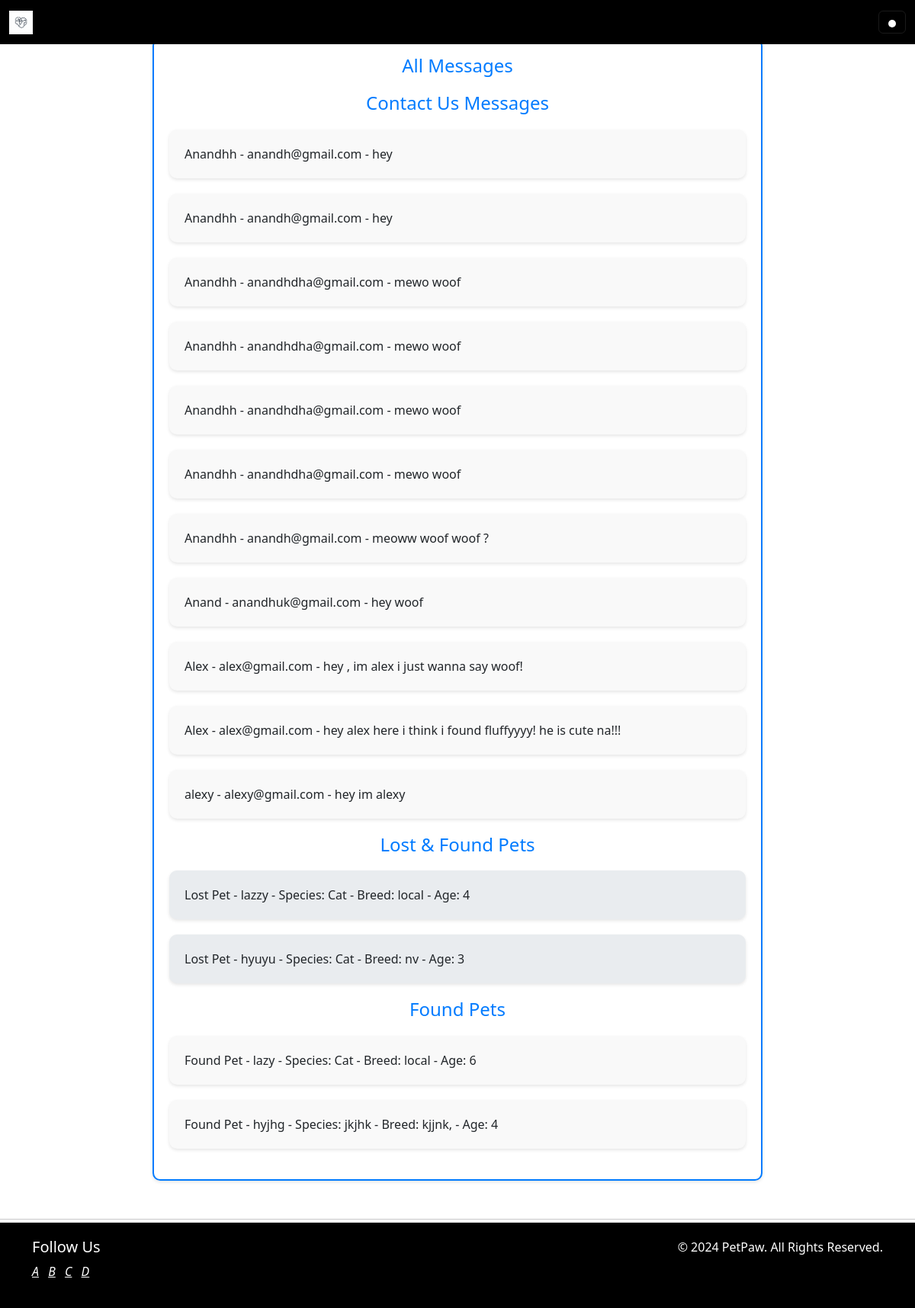
The app's page /all-messages/ (signed in) with its own data.
### pets/models.py (models this page shows, shortened)
class ContactSubmission(models.Model):
    name = models.CharField(max_length=100)
    email = models.EmailField(default='example@example.com')
    message = models.TextField()

class LostPet(models.Model):
    name = models.CharField(max_length=100)
    species = models.CharField(max_length=100)
    breed = models.CharField(max_length=100)
    age = models.IntegerField()
    image = models.ImageField(upload_to='lost_pets/')
    date_lost = models.DateField()

class FoundPet(models.Model):
    name = models.CharField(max_length=100)
    species = models.CharField(max_length=100)
    breed = models.CharField(max_length=100)
    age = models.IntegerField()
    image = models.ImageField(upload_to='found_pets/')
    date_found = models.DateField()

### coordinator/views.py (the view)
# urls.py: path('all-messages/', all_messages, name='all_messages'),
@coordinator_required
def all_messages(request):
    contact_messages = ContactSubmission.objects.all()
    lost_pets = LostPet.objects.all()
    found_pets = FoundPet.objects.all()
    adoption_requests = AdoptionApplication.objects.all()
    return render(request, 'all_messages.html', {
        'contact_messages': contact_messages,
        'lost_pets': lost_pets,
        'found_pets': found_pets,
    })

### templates/all_messages.html
{% extends 'base1.html' %}
{% load static %}
{% block content %}
<div class="container" style="max-width: 800px; margin: 50px auto; padding: 20px; border-radius: 10px; box-shadow: 0 2px 4px rgba(0, 0, 0, 0.1); background-color: #ffffff; border: 2px solid #007bff;">
    <h1 style="font-size: 24px; color: #007bff; text-align: center; margin-bottom: 20px;">All Messages</h1>
    <h2 style="font-size: 24px; color: #007bff; text-align: center; margin-bottom: 20px;">Contact Us Messages</h2>
    {% if contact_messages %}
        <ul style="list-style-type: none; padding: 0;">
            {% for message in contact_messages %}
                <li style="background-color: #f9f9f9; border-radius: 10px; box-shadow: 0 2px 4px rgba(0, 0, 0, 0.1); margin-bottom: 20px; padding: 20px;">{{ message.name }} - {{ message.email }} - {{ message.message }}</li>
            {% endfor %}
        </ul>
    {% else %}
        <p style="text-align: center; color: #333333;">No contact messages found.</p>
    {% endif %}
    <h2 style="font-size: 24px; color: #007bff; text-align: center; margin-bottom: 20px;">Lost & Found Pets</h2>
    {% if lost_pets %}
        <ul style="list-style-type: none; padding: 0;">
            {% for pet in lost_pets %}
                <li style="background-color: #e9ecef; border-radius: 10px; box-shadow: 0 2px 4px rgba(0, 0, 0, 0.1); margin-bottom: 20px; padding: 20px;">Lost Pet - {{ pet.name }} - Species: {{ pet.species }} - Breed: {{ pet.breed }} - Age: {{ pet.age }}</li>
            {% endfor %}
        </ul>
    {% else %}
        <p style="text-align: center; color: #333333;">No lost pets found.</p>
    {% endif %}
    <h2 style="font-size: 24px; color: #007bff; text-align: center; margin-bottom: 20px;">Found Pets</h2>
    {% if found_pets %}
        <ul style="list-style-type: none; padding: 0;">
            {% for pet in found_pets %}
                <li style="background-color: #f9f9f9; border-radius: 10px; box-shadow: 0 2px 4px rgba(0, 0, 0, 0.1); margin-bottom: 20px; padding: 20px;">Found Pet - {{ pet.name }} - Species: {{ pet.species }} - Breed: {{ pet.breed }} - Age: {{ pet.age }}</li>
            {% endfor %}
        </ul>
    {% else %}
        <p style="text-align: center; color: #333333;">No found pets found.</p>
    {% endif %}
</div>
{% endblock %}

### records on screen
ContactSubmission: name "Anandhh", email "anandh@gmail.com", message "hey"
ContactSubmission: name "Anandhh", email "anandh@gmail.com", message "hey"
ContactSubmission: name "Anandhh", email "anandhdha@gmail.com", message "mewo woof"
ContactSubmission: name "Anandhh", email "anandhdha@gmail.com", message "mewo woof"
ContactSubmission: name "Anandhh", email "anandhdha@gmail.com", message "mewo woof"
ContactSubmission: name "Anandhh", email "anandhdha@gmail.com", message "mewo woof"
ContactSubmission: name "Anandhh", email "anandh@gmail.com", message "meoww woof woof ?"
ContactSubmission: name "Anand", email "anandhuk@gmail.com", message "hey woof"
ContactSubmission: name "Alex", email "alex@gmail.com", message "hey , im alex i just wanna say woof!"
ContactSubmission: name "Alex", email "alex@gmail.com", message "hey alex here i think i found fluffyyyy! he is cute na!!!"
ContactSubmission: name "alexy", email "alexy@gmail.com", message "hey im alexy"
LostPet: name "lazzy", species "Cat", breed "local", age "4"
LostPet: name "hyuyu", species "Cat", breed "nv", age "3"
FoundPet: name "lazy", species "Cat", breed "local", age "6"
FoundPet: name "hyjhg", species "jkjhk", breed "kjjnk,", age "4"
